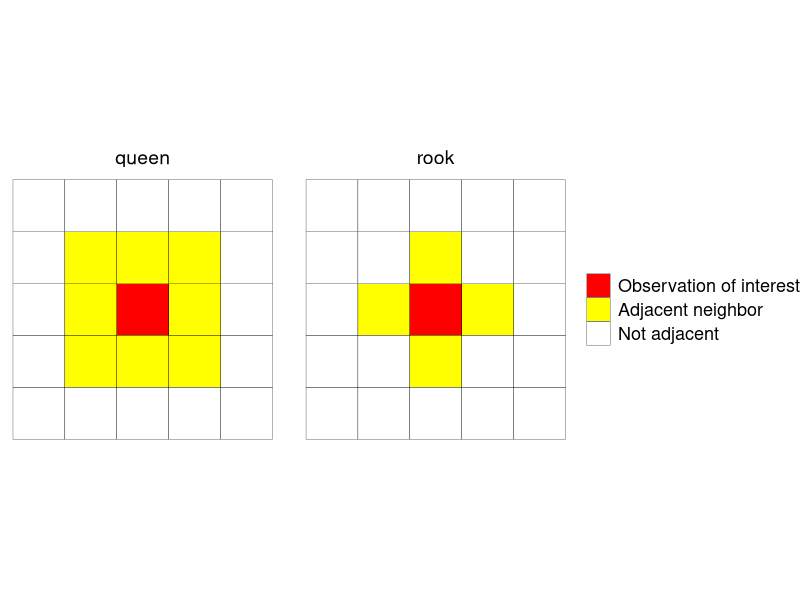

The R script that drew this image:
## ---- chunk 1
library(ggplot2)

na <- "Not adjacent"
o <- "Observation of interest"
n <- "Adjacent neighbor"

sp.config <- data.frame(row = rep(rep(1:5, 5), 2),
                        column = rep(rep(1:5, each = 5),2),
                        categ = c(rep(na, 5), #rook 
                                 na, na, n, na, na,
                                 na, n, o, n, na,
                                 na, na, n, na, na,
                                 rep(na, 5),
                                 rep(na, 5),  # start queen
                                 na, n, n, n, na,
                                 na, n, o, n, na,
                                 na, n, n, n, na,
                                 rep(na, 5)),
                        config = rep(c("rook", "queen"), each = 25) )

sp.config$categ <- factor(sp.config$categ, levels = c(o, n, na))

ggplot(sp.config, aes(x = row, y = column)) +
  geom_tile(aes(fill = categ), col = "black") +
  scale_fill_manual(values = c("red", "yellow", "white")) +
  facet_grid(. ~ config ) +
  theme_void() +
  coord_fixed() +
  theme(legend.title = element_blank(), 
        strip.text = element_text(size = 14),
        legend.text = element_text(size = 13))
 
